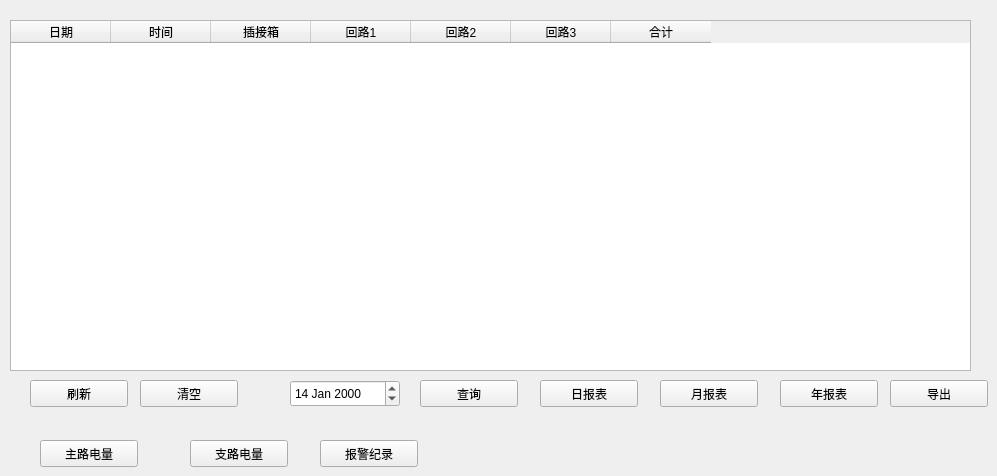
   <widget class="QWidget" name="page_5">
    <widget class="QPushButton" name="pushButton_17">
     <property name="geometry">
      <rect>
       <x>890</x>
       <y>380</y>
       <width>98</width>
       <height>27</height>
      </rect>
     </property>
     <property name="text">
      <string>导出</string>
     </property>
    </widget>
    <widget class="QPushButton" name="pushButton_18">
     <property name="geometry">
      <rect>
       <x>780</x>
       <y>380</y>
       <width>98</width>
       <height>27</height>
      </rect>
     </property>
     <property name="text">
      <string>年报表</string>
     </property>
    </widget>
    <widget class="QPushButton" name="pushButton_19">
     <property name="geometry">
      <rect>
       <x>540</x>
       <y>380</y>
       <width>98</width>
       <height>27</height>
      </rect>
     </property>
     <property name="text">
      <string>日报表</string>
     </property>
    </widget>
    <widget class="QTableWidget" name="tableWidget_2">
     <property name="geometry">
      <rect>
       <x>10</x>
       <y>20</y>
       <width>961</width>
       <height>351</height>
      </rect>
     </property>
     <column>
      <property name="text">
       <string>日期</string>
      </property>
     </column>
     <column>
      <property name="text">
       <string>时间</string>
      </property>
     </column>
     <column>
      <property name="text">
       <string>插接箱</string>
      </property>
     </column>
     <column>
      <property name="text">
       <string>回路1</string>
      </property>
     </column>
     <column>
      <property name="text">
       <string>回路2</string>
      </property>
     </column>
     <column>
      <property name="text">
       <string>回路3</string>
      </property>
     </column>
     <column>
      <property name="text">
       <string>合计</string>
      </property>
     </column>
    </widget>
    <widget class="QDateEdit" name="dateEdit_2">
     <property name="geometry">
      <rect>
       <x>290</x>
       <y>380</y>
       <width>110</width>
       <height>27</height>
      </rect>
     </property>
     <property name="date">
      <date>
       <year>2000</year>
       <month>1</month>
       <day>14</day>
      </date>
     </property>
    </widget>
    <widget class="QPushButton" name="pushButton_20">
     <property name="geometry">
      <rect>
       <x>420</x>
       <y>380</y>
       <width>98</width>
       <height>27</height>
      </rect>
     </property>
     <property name="text">
      <string>查询</string>
     </property>
    </widget>
    <widget class="QPushButton" name="pushButton_21">
     <property name="geometry">
      <rect>
       <x>190</x>
       <y>440</y>
       <width>98</width>
       <height>27</height>
      </rect>
     </property>
     <property name="text">
      <string>支路电量</string>
     </property>
    </widget>
    <widget class="QPushButton" name="pushButton_22">
     <property name="geometry">
      <rect>
       <x>320</x>
       <y>440</y>
       <width>98</width>
       <height>27</height>
      </rect>
     </property>
     <property name="text">
      <string>报警纪录</string>
     </property>
    </widget>
    <widget class="QPushButton" name="pushButton_23">
     <property name="geometry">
      <rect>
       <x>40</x>
       <y>440</y>
       <width>98</width>
       <height>27</height>
      </rect>
     </property>
     <property name="text">
      <string>主路电量</string>
     </property>
    </widget>
    <widget class="QPushButton" name="pushButton_24">
     <property name="geometry">
      <rect>
       <x>660</x>
       <y>380</y>
       <width>98</width>
       <height>27</height>
      </rect>
     </property>
     <property name="text">
      <string>月报表</string>
     </property>
    </widget>
    <widget class="QPushButton" name="pushButton_25">
     <property name="geometry">
      <rect>
       <x>30</x>
       <y>380</y>
       <width>98</width>
       <height>27</height>
      </rect>
     </property>
     <property name="text">
      <string>刷新</string>
     </property>
    </widget>
    <widget class="QPushButton" name="pushButton_26">
     <property name="geometry">
      <rect>
       <x>140</x>
       <y>380</y>
       <width>98</width>
       <height>27</height>
      </rect>
     </property>
     <property name="text">
      <string>清空</string>
     </property>
    </widget>
   </widget>
